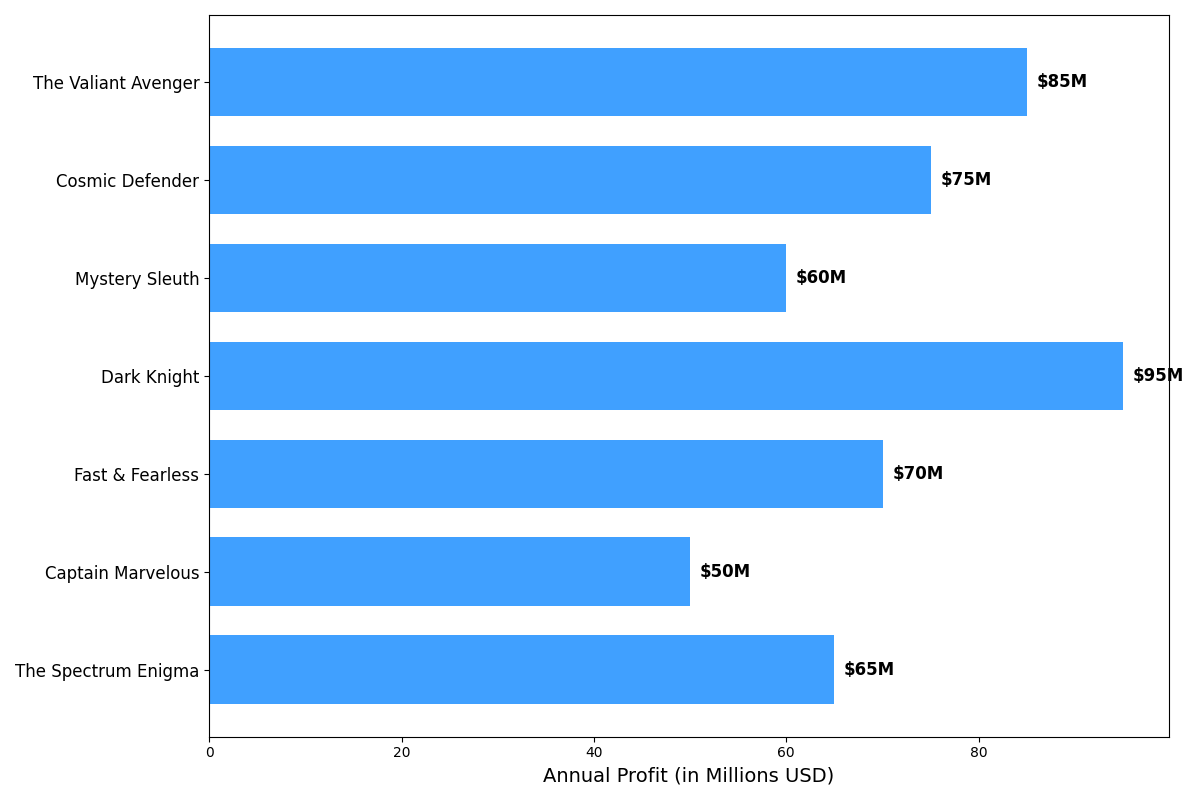

The script that drew this image:
import matplotlib.pyplot as plt
import numpy as np

comic_series = [
    'The Valiant Avenger',
    'Cosmic Defender',
    'Mystery Sleuth',
    'Dark Knight',
    'Fast & Fearless',
    'Captain Marvelous',
    'The Spectrum Enigma'
]
annual_profits = [85, 75, 60, 95, 70, 50, 65]

fig, ax = plt.subplots(figsize=(12, 8))
single_color = '#1e90ff'

bars = ax.barh(np.arange(len(comic_series)), annual_profits, color=single_color, height=0.7, alpha=0.85)

for bar in bars:
    ax.annotate(f"${bar.get_width()}M", 
                 xy=(bar.get_width() + 1, bar.get_y() + bar.get_height() / 2),
                 va='center', ha='left', color='black', fontsize=12, fontweight='bold')

ax.set_xlabel('Annual Profit (in Millions USD)', fontsize=14)
ax.set_yticks(np.arange(len(comic_series)))
ax.set_yticklabels(comic_series, fontsize=12)

ax.invert_yaxis()

plt.tight_layout()
plt.show()
